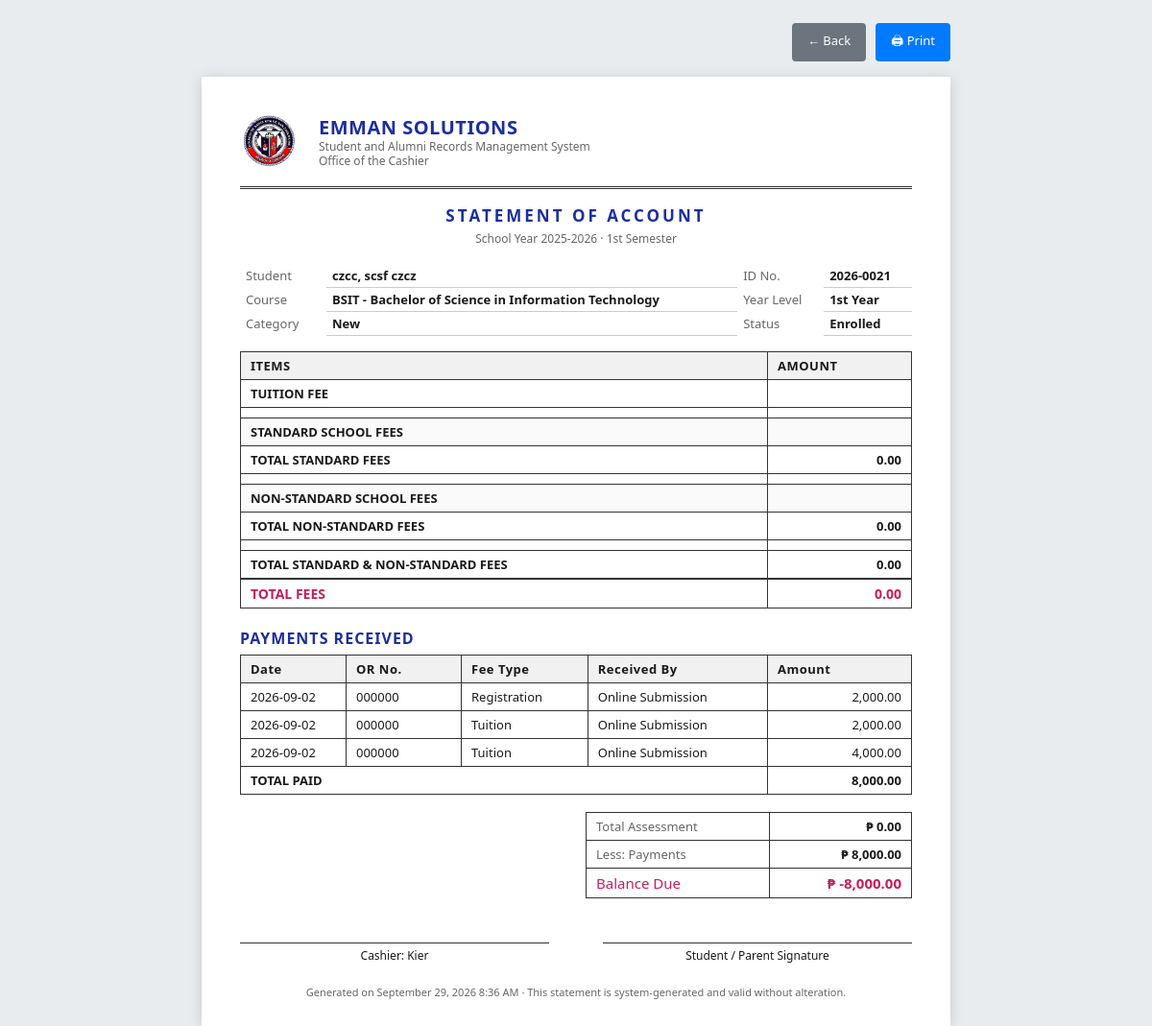
Screenshot of /module/cashier/soa.php?eid=15 (signed in) with the database file from the repository.
### tables this page shows
CREATE TABLE `tblenrollment` (
  `ENROLLMENT_ID` int(11) NOT NULL,
  `S_ID` int(11) NOT NULL,
  `COURSE_ID` int(11) NOT NULL,
  `SECTION_ID` int(11) DEFAULT NULL,
  `SY_ID` int(11) NOT NULL,
  `YEAR_LEVEL` varchar(20) NOT NULL,
  `SEMESTER` varchar(20) NOT NULL,
  `CATEGORY` varchar(30) NOT NULL DEFAULT 'New',
  `CURRICULUM_YR` varchar(20) DEFAULT NULL,
  `DATE_RESERVED` date DEFAULT NULL,
  `DATE_ENROLLED` date DEFAULT NULL,
  `STATUS` varchar(30) NOT NULL DEFAULT 'Registered',
  `AMOUNT_DUE` decimal(10,2) NOT NULL DEFAULT 0.00,
  `AMOUNT_PAID` decimal(10,2) NOT NULL DEFAULT 0.00,
  `REG_FEE_PAID` decimal(10,2) NOT NULL DEFAULT 0.00,
  `ENCODED_BY` int(11) DEFAULT NULL
);

CREATE TABLE `tblschoolyear` (
  `SY_ID` int(11) NOT NULL,
  `SCHOOL_YEAR` varchar(20) NOT NULL,
  `STATUS` varchar(20) NOT NULL DEFAULT 'Inactive'
);

CREATE TABLE `tblstudent` (
  `S_ID` int(11) NOT NULL,
  `IDNO` varchar(20) NOT NULL,
  `FNAME` varchar(40) NOT NULL,
  `LNAME` varchar(40) NOT NULL,
  `MNAME` varchar(40) NOT NULL,
  `SEX` varchar(10) NOT NULL DEFAULT 'Male',
  `BDAY` date DEFAULT NULL,
  `BPLACE` text DEFAULT NULL,
  `STATUS` varchar(30) NOT NULL DEFAULT 'Active',
  `AGE` int(11) DEFAULT NULL,
  `NATIONALITY` varchar(40) DEFAULT NULL,
  `RELIGION` varchar(255) DEFAULT NULL,
  `CONTACT_NO` varchar(40) DEFAULT NULL,
  `HOME_ADD` text DEFAULT NULL,
  `EMAIL` varchar(150) DEFAULT NULL,
  `photo` text DEFAULT NULL,
  `ACC_PASSWORD` text DEFAULT NULL,
  `LRNNO` varchar(15) DEFAULT NULL,
  `CONTACTPERSON` varchar(150) DEFAULT NULL,
  `COMPANYIDNO` int(11) DEFAULT NULL,
  `COURSE_ID` int(11) DEFAULT NULL,
  `AddedBy` int(11) DEFAULT NULL
);

CREATE TABLE `tblcourses` (
  `COURSE_ID` int(11) NOT NULL,
  `COURSE_CODE` varchar(20) NOT NULL,
  `COURSE_NAME` varchar(150) NOT NULL,
  `COURSE_DESC` text DEFAULT NULL,
  `STATUS` varchar(20) NOT NULL DEFAULT 'Active'
);

CREATE TABLE `tblpayments` (
  `PAYMENT_ID` int(11) NOT NULL,
  `ENROLLMENT_ID` int(11) NOT NULL,
  `AMOUNT` decimal(10,2) NOT NULL,
  `PAYMENT_TYPE` enum('Registration','Tuition') NOT NULL DEFAULT 'Tuition',
  `SOURCE` enum('Counter','Online') NOT NULL DEFAULT 'Counter',
  `PAY_STATUS` enum('Pending','Verified','Rejected') NOT NULL DEFAULT 'Verified',
  `VERIFIED_BY` int(11) DEFAULT NULL,
  `VERIFIED_ON` datetime DEFAULT NULL,
  `OR_NUMBER` varchar(50) DEFAULT NULL,
  `PROOF_FILE` varchar(255) DEFAULT NULL,
  `CASHIER` varchar(100) DEFAULT NULL,
  `DATE_PAID` date NOT NULL DEFAULT curdate()
);

### include/database.php (called while the page is built, shortened)
<?php
class Database {
	var $query = '';
	public $conn;
	public function open_connection() {
		try {
		$this->conn = new PDO("mysql:host=".DB_SERVER.";dbname=".DB_NAME. "", DB_USER,DB_PASS);
		$this->conn->setAttribute(PDO::ATTR_ERRMODE, PDO::ERRMODE_EXCEPTION);
		}catch(PDOException $e){
			echo "Problem in database connection! Contact administrator!". $e->getMessage();
		}
	}
	function setQuery($sql='') {
		try {
		   $this->sql_string=$sql;
			$this->query = $this->conn->prepare($this->sql_string);
			$this->query->execute();
		  } catch (PDOException $e) {
		    echo "Failed to get query handle: " . $e->getMessage() . "\n";
		    exit;
		  }
	}
	function loadResultList() {
		$results = $this->query->fetchAll(PDO::FETCH_OBJ);
		return $results;
	}
}
$mydb = new Database();
?>

### module/cashier/soa.php (the view, shortened to what this page needs)
<?php
global $mydb;
$eid = isset($_GET['eid']) ? intval($_GET['eid']) : 0;
$found = false;
$rec   = null;
if ($eid > 0) {
  $mydb->setQuery("SELECT e.ENROLLMENT_ID, e.COURSE_ID, e.YEAR_LEVEL, e.SEMESTER,
      e.CATEGORY, e.STATUS, e.DATE_ENROLLED, e.DATE_RESERVED,
      s.IDNO, s.LNAME, s.FNAME, s.MNAME,
      c.COURSE_CODE, c.COURSE_NAME, sy.SCHOOL_YEAR
    FROM `tblenrollment` e
    JOIN `tblstudent`    s  ON s.S_ID      = e.S_ID
    JOIN `tblcourses`    c  ON c.COURSE_ID = e.COURSE_ID
    JOIN `tblschoolyear` sy ON sy.SY_ID    = e.SY_ID
    WHERE e.ENROLLMENT_ID = '".$eid."' LIMIT 1");
  $list = $mydb->loadResultList();
  if (count($list) >= 1) { $rec = $list[0]; $found = true; }
}
$standard    = array();
$nonstandard = array();
$other       = array();
$payments    = array();
$tuition     = 0.0;
$totalPaid   = 0.0;
if ($found) {
  if ($mydb->tableExists('tblpayments')) {
    $mydb->setQuery("SELECT p.DATE_PAID, p.OR_NUMBER, p.PAYMENT_TYPE AS FEE_TYPE,
             p.AMOUNT, p.CASHIER AS DISPLAYNAME
      FROM `tblpayments` p
      WHERE p.ENROLLMENT_ID = '".$eid."'
      ORDER BY p.DATE_PAID ASC, p.PAYMENT_ID ASC");
    foreach ($mydb->loadResultList() as $p) {
      $payments[] = $p;
      $totalPaid += (float)$p->AMOUNT;
    }
  }
}
$stdTotal   = 0.0; foreach ($standard    as $r) { $stdTotal   += $r[1]; }
$nonTotal   = 0.0; foreach ($nonstandard as $r) { $nonTotal   += $r[1]; }
$otherTotal = 0.0; foreach ($other       as $r) { $otherTotal += $r[1]; }
$stdNonTotal = $stdTotal + $nonTotal;
$totalFees   = $tuition + $stdNonTotal + $otherTotal;
$balance     = $totalFees - $totalPaid;
function peso($n)  { return '&#8369; '.number_format((float)$n, 2); }
function money($n) { return number_format((float)$n, 2); }
function fig($n)   { return ((float)$n == 0.0) ? '' : number_format((float)$n, 2); }
$preparedBy = isset($_SESSION['DISPLAYNAME']) ? $_SESSION['DISPLAYNAME'] : 'Cashier';
$fullName   = $found ? trim($rec->LNAME.', '.$rec->FNAME.' '.$rec->MNAME) : '';
?>
<!DOCTYPE html>
<html>
<head>
</head>
<body>
<div class="toolbar">
  <a href="<?php echo WEB_ROOT; ?>module/cashier/index.php" class="btn btn-back">&larr; Back</a>
  <?php if ($found) { ?><a href="#" onclick="window.print();return false;" class="btn btn-print">&#128424; Print</a><?php } ?>
</div>
<div class="sheet">
  <?php if (!$found) { ?>
    <div class="empty">
      <h3>Statement of Account</h3>
      <p>That enrolment record could not be found. Go back and choose a student from the list.</p>
    </div>
  <?php } else { ?>
  <div class="head">
    <img src="<?php echo WEB_ROOT; ?>csr-scc.png" alt="Logo">
    <div class="org">
      <div class="name">EMMAN SOLUTIONS</div>
      <div class="sub">Student and Alumni Records Management System</div>
      <div class="sub">Office of the Cashier</div>
    </div>
  </div>
  <div class="doc-title">STATEMENT OF ACCOUNT</div>
  <div class="doc-sub">School Year <?php echo htmlspecialchars($rec->SCHOOL_YEAR); ?> &middot; <?php echo htmlspecialchars($rec->SEMESTER); ?></div>
  <table class="meta">
    <tr>
      <td class="lbl">Student</td>
      <td class="val"><?php echo htmlspecialchars($fullName); ?></td>
      <td class="lbl">ID No.</td>
      <td class="val"><?php echo htmlspecialchars($rec->IDNO); ?></td>
    </tr>
    <tr>
      <td class="lbl">Course</td>
      <td class="val"><?php echo htmlspecialchars($rec->COURSE_CODE.' - '.$rec->COURSE_NAME); ?></td>
      <td class="lbl">Year Level</td>
      <td class="val"><?php echo htmlspecialchars($rec->YEAR_LEVEL); ?></td>
    </tr>
    <tr>
      <td class="lbl">Category</td>
      <td class="val"><?php echo htmlspecialchars($rec->CATEGORY); ?></td>
      <td class="lbl">Status</td>
      <td class="val"><?php echo htmlspecialchars($rec->STATUS); ?></td>
    </tr>
  </table>
  <table class="soa">
    <thead>
      <tr><th>ITEMS</th><th class="amt">AMOUNT</th></tr>
    </thead>
    <tbody>
      <tr class="subtot">
        <td>TUITION FEE</td>
        <td class="amt"><?php echo fig($tuition); ?></td>
      </tr>
      <tr class="spacer"><td></td><td></td></tr>
      <tr class="section"><td>STANDARD SCHOOL FEES</td><td class="amt"></td></tr>
      <tr class="subtot"><td>TOTAL STANDARD FEES</td><td class="amt"><?php echo money($stdTotal); ?></td></tr>
      <tr class="spacer"><td></td><td></td></tr>
      <tr class="section"><td>NON-STANDARD SCHOOL FEES</td><td class="amt"></td></tr>
      <tr class="subtot"><td>TOTAL NON-STANDARD FEES</td><td class="amt"><?php echo money($nonTotal); ?></td></tr>
      <tr class="spacer"><td></td><td></td></tr>
      <tr class="subtot"><td>TOTAL STANDARD &amp; NON-STANDARD FEES</td><td class="amt"><?php echo money($stdNonTotal); ?></td></tr>
      <tr class="grand"><td>TOTAL FEES</td><td class="amt"><?php echo money($totalFees); ?></td></tr>
    </tbody>
  </table>
  <?php if (count($payments) > 0) { ?>
  <div style="margin-top:20px;">
    <div style="font-weight:700; letter-spacing:1px; color:var(--brand); margin-bottom:6px;">PAYMENTS RECEIVED</div>
    <table class="soa">
      <thead>
        <tr>
          <th style="width:110px;">Date</th>
          <th style="width:120px;">OR No.</th>
          <th>Fee Type</th>
          <th>Received By</th>
          <th class="amt">Amount</th>
        </tr>
      </thead>
      <tbody>
        <?php foreach ($payments as $p) { ?>
        <tr>
          <td><?php echo htmlspecialchars($p->DATE_PAID); ?></td>
          <td><?php echo htmlspecialchars($p->OR_NUMBER); ?></td>
          <td><?php echo htmlspecialchars($p->FEE_TYPE); ?></td>
          <td><?php echo htmlspecialchars($p->DISPLAYNAME === null ? '-' : $p->DISPLAYNAME); ?></td>
          <td class="amt"><?php echo money($p->AMOUNT); ?></td>
        </tr>
        <?php } ?>
        <tr class="subtot"><td colspan="4">TOTAL PAID</td><td class="amt"><?php echo money($totalPaid); ?></td></tr>
      </tbody>
    </table>
  </div>
  <?php } else { ?>
  <p style="margin-top:18px; font-size:12px; color:var(--muted); font-style:italic;">No payments recorded yet for this enrolment.</p>
  <?php } ?>
  <table class="summary">
    <tr><td class="k">Total Assessment</td><td class="v"><?php echo peso($totalFees); ?></td></tr>
    <tr><td class="k">Less: Payments</td><td class="v"><?php echo peso($totalPaid); ?></td></tr>
    <tr class="bal"><td class="k">Balance Due</td><td class="v"><?php echo peso($balance); ?></td></tr>
  </table>
  <div class="signs">
    <div class="box"><div class="line">Cashier: <?php echo htmlspecialchars($preparedBy); ?></div></div>
    <div class="box"><div class="line">Student / Parent Signature</div></div>
  </div>
  <div class="foot-note">
    Generated on <?php echo date('F d, Y g:i A'); ?> &middot; This statement is system-generated and valid without alteration.
  </div>
  <?php } ?>
</div>
</body>
</html>

### module/cashier/soa.php (style rules this page uses)
:root { --ink:#1a1a1a; --line:#333; --muted:#666; --accent:#c31f5e; --brand:#1c2f9e; }
* { box-sizing: border-box; }
body { font-family: "Segoe UI", Arial, Helvetica, sans-serif; color: var(--ink); background: #e9ecef; margin: 0; padding: 24px; }
.sheet { background: #fff; width: 780px; max-width: 100%; margin: 0 auto; padding: 34px 40px 28px; box-shadow: 0 2px 14px rgba(0,0,0,.15); }
.head { display: flex; align-items: center; gap: 16px; border-bottom: 3px double var(--line); padding-bottom: 14px; }
.head img { width: 66px; height: 66px; object-fit: contain; }
.head .org { line-height: 1.25; }
.head .org .name { font-size: 20px; font-weight: 700; letter-spacing: .5px; color: var(--brand); }
.head .org .sub { font-size: 12px; color: var(--muted); }
.doc-title { text-align: center; font-size: 17px; font-weight: 700; letter-spacing: 3px; margin: 16px 0 4px; color: var(--brand); }
.doc-sub { text-align: center; font-size: 12px; color: var(--muted); margin-bottom: 18px; }
.meta { width: 100%; border-collapse: collapse; margin-bottom: 16px; font-size: 13px; }
.meta td { padding: 3px 6px; vertical-align: top; }
.meta .lbl { color: var(--muted); width: 90px; }
.meta .val { font-weight: 600; border-bottom: 1px solid #ccc; }
table.soa { width: 100%; border-collapse: collapse; font-size: 13px; }
table.soa th, table.soa td { border: 1px solid var(--line); padding: 5px 10px; }
table.soa thead th { background: #f1f1f1; text-align: left; letter-spacing: .5px; }
table.soa td.amt { text-align: right; width: 150px; font-variant-numeric: tabular-nums; }
tr.section td { font-weight: 700; background: #fafafa; }
tr.subtot td { font-weight: 700; }
tr.grand td { font-weight: 700; color: var(--accent); font-size: 14px; border-top: 2px solid var(--line); }
tr.spacer td { height: 10px; border-left: 1px solid var(--line); border-right: 1px solid var(--line); border-top: none; border-bottom: none; }
.summary { width: 340px; margin-left: auto; margin-top: 18px; border-collapse: collapse; font-size: 13px; }
.summary td { padding: 5px 10px; border: 1px solid var(--line); }
.summary td.k { color: var(--muted); }
.summary td.v { text-align: right; font-weight: 700; font-variant-numeric: tabular-nums; }
.summary tr.bal td { color: var(--accent); font-size: 15px; }
.signs { display: flex; justify-content: space-between; margin-top: 46px; font-size: 12px; }
.signs .box { width: 46%; text-align: center; }
.signs .line { border-top: 1px solid var(--line); padding-top: 4px; }
.foot-note { margin-top: 22px; font-size: 11px; color: var(--muted); text-align: center; }
.toolbar { width: 780px; max-width: 100%; margin: 0 auto 16px; display: flex; gap: 10px; justify-content: flex-end; }
.btn { border: 0; border-radius: 4px; padding: 9px 16px; font-size: 13px; cursor: pointer; color: #fff; text-decoration: none; display: inline-block; }
.btn-print { background: #007bff; }
.btn-back { background: #6c757d; }

### rows the page displays
tblenrollment: SY_ID.SCHOOL_YEAR "2025-2026", SEMESTER "1st Semester", S_ID.MNAME "czcc, scsf czcz", S_ID.IDNO "2026-0021", COURSE_ID.COURSE_NAME "BSIT - Bachelor of Science in Information Technology", YEAR_LEVEL "1st Year", CATEGORY "New", STATUS "Enrolled"
tblpayments: DATE_PAID "2026-09-02", OR_NUMBER "000000", PAYMENT_TYPE "Registration", CASHIER "Online Submission", AMOUNT "2,000.00"
tblpayments: DATE_PAID "2026-09-02", OR_NUMBER "000000", PAYMENT_TYPE "Tuition", CASHIER "Online Submission", AMOUNT "2,000.00"
tblpayments: DATE_PAID "2026-09-02", OR_NUMBER "000000", PAYMENT_TYPE "Tuition", CASHIER "Online Submission", AMOUNT "4,000.00"

### other values shown
money($stdTotal) "0.00"
money($nonTotal) "0.00"
money($stdNonTotal) "0.00"
money($totalFees) "0.00"
money($totalPaid) "8,000.00"
peso($totalFees) "₱ 0.00"
peso($totalPaid) "₱ 8,000.00"
peso($balance) "₱ -8,000.00"
$preparedBy "Kier"
